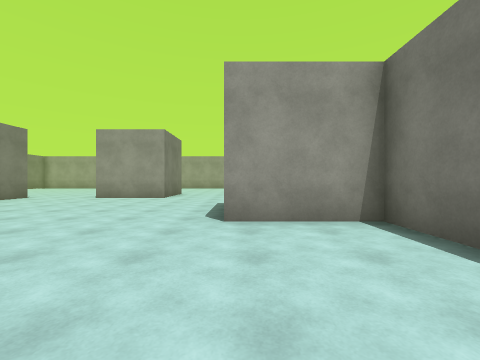
View 1 (above)

17 first-person views from a walk through a scene from a Unity 3-D project. The camera is 1.3 m above the floor, looks level and sees 90° across. The floor is counted in squares, 2 m on a side. Each view is taken from the middle of a square. On the plan, view 1 faces up. The plan holds only what a view shows up to about 9 squares ahead; the rest is blank. The place goes on beyond the plan. The player is left out. Surface patterns are stand-ins for the level's own textures.

View 2
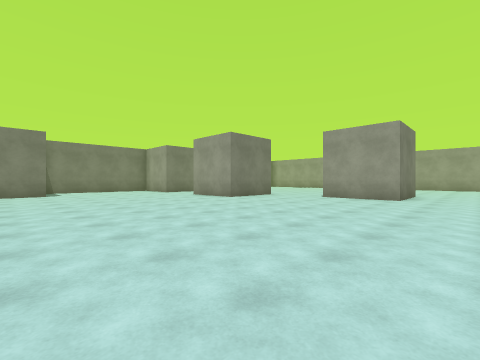

View 3
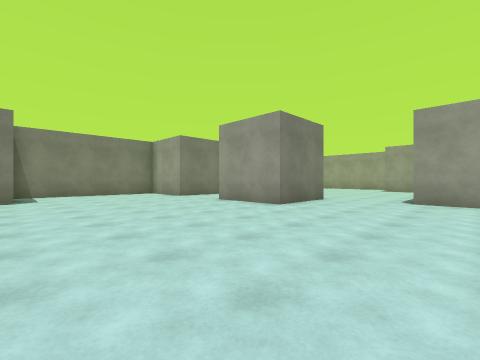

View 4
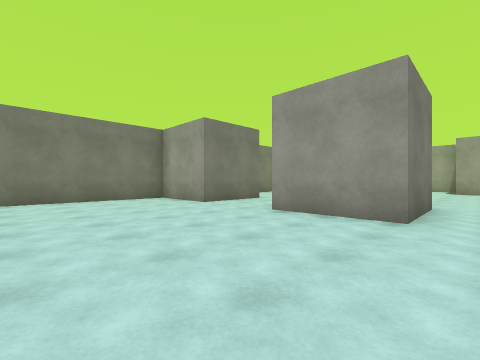

View 5
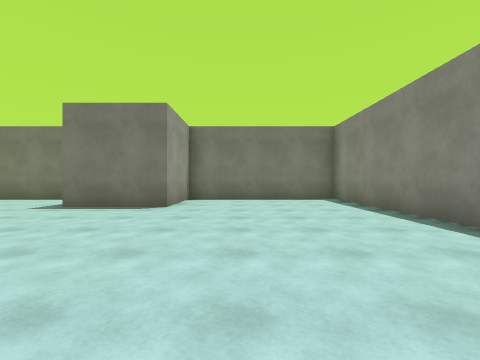

View 6
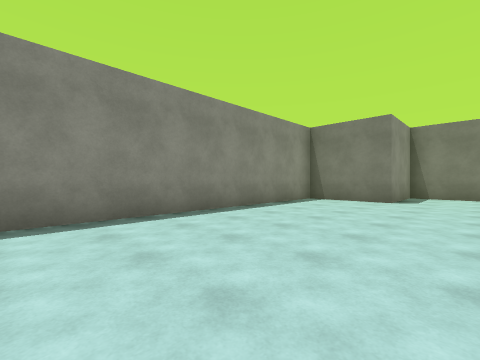

View 7
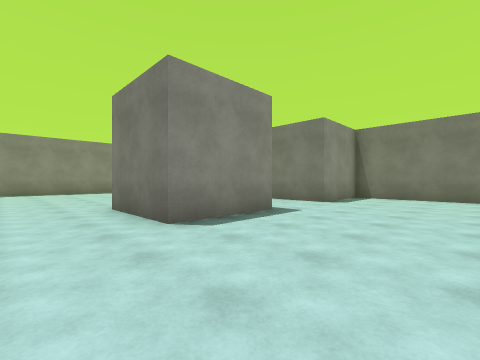

View 8
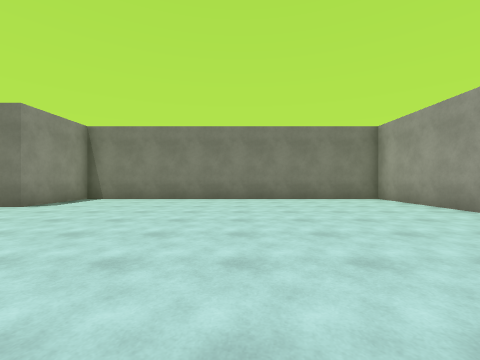

View 9
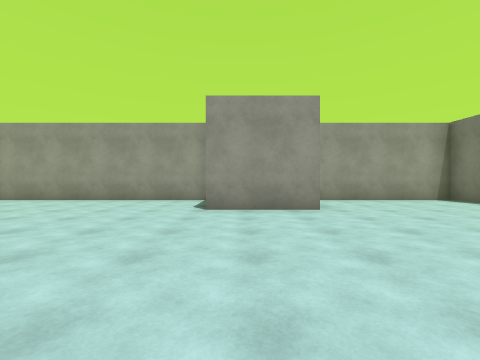

View 10
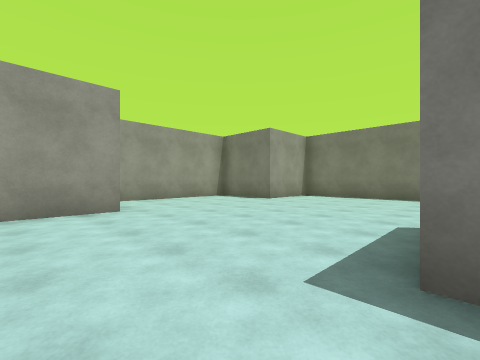

View 11
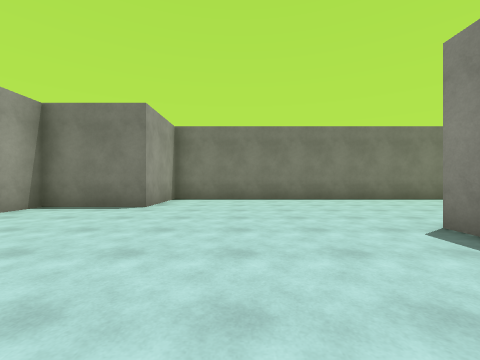

View 12
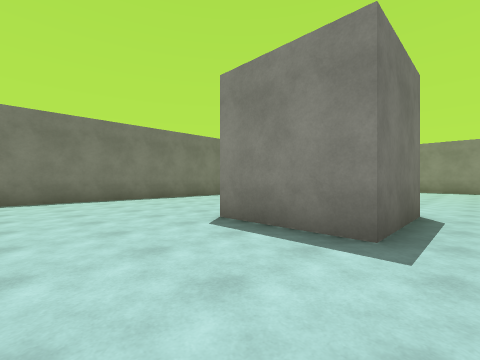

View 13
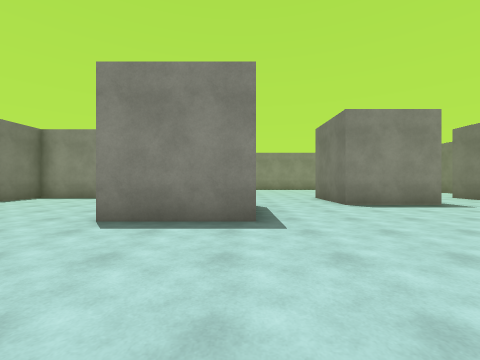

View 14
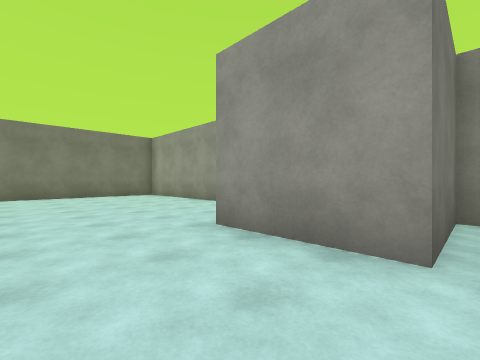

View 15
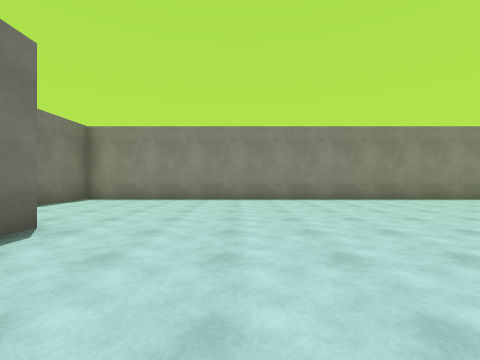

View 16
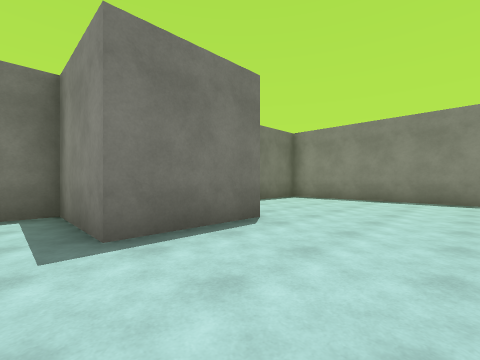

View 17
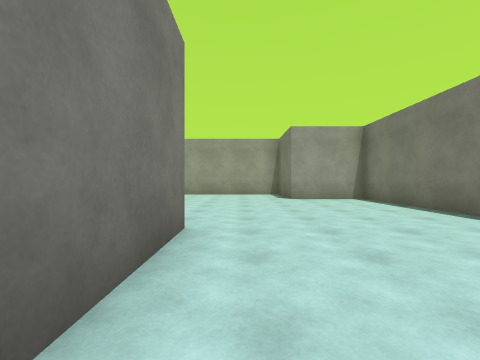

### Floor plan
Ten units are one square. View 1 is at (0, 0); x grows to the right and y downward. Boxes are objects, and circles mark ways between rooms. Rooms are numbered by the first view taken in them; rooms with no view inside come last. Other rooms are left out.
<svg viewBox="-157 -193 184 211">
<path fill="none" stroke="#000" d="M-78 -88 -78 -63 -102 -63M-27 -88 -52 -88M-128 -88 -128 -63 -152 -63 -152 -13 -128 -13 -128 13 22 13 22 -37 -3 -37 -3 -62M-52 -88 -52 -112 -27 -112 -27 -88M-102 -88 -78 -88M-80 -188 -152 -188 -152 -88 -128 -88M-3 -62 22 -62 22 -163 -3 -163 -3 -188 -52 -188 -52 -163 -78 -163"/>
<circle cx="-115" cy="-75" r="3" fill="#2a7"/>
<circle cx="-15" cy="-75" r="3" fill="#2a7"/>
<circle cx="-65" cy="-85" r="3" fill="#2a7"/>
<text x="-60" y="-30">1</text>
<text x="-70" y="-130">2</text>
</svg>
Room 1 opens to room 2.

Where each view was taken, in squares from view 1:
view 1: 0 up, 0 right, facing up
view 2: 0 up, 1 left, facing up-left
view 3: 1 up, 4 left, facing up-left
view 4: 2 up, 7 left, facing up-left
view 5: 2 up, 6 left, facing right
view 6: 3 up, 5 left, facing down-left
view 7: 12 up, 6 left, facing down-left
view 8: 14 up, 7 left, facing left
view 9: 11 up, 7 left, facing up
view 10: 11 up, 7 left, facing up-right
view 11: 14 up, 6 left, facing right
view 12: 14 up, 6 left, facing down-right
view 13: 15 up, 5 left, facing down
view 14: 14 up, 5 left, facing up-left
view 15: 7 up, 3 left, facing down
view 16: 7 up, 3 left, facing down-right
view 17: 8 up, 2 left, facing up
